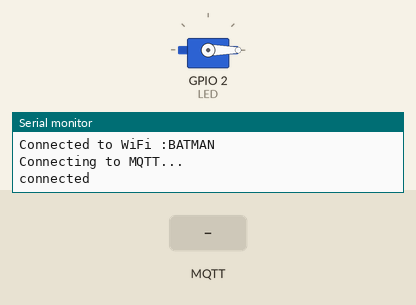
A sketch run on a simulated ESP8266 (NodeMCU). On the bench: servo, the last lines printed to the serial monitor. The test bench sets the inputs (shaded band). WiFi joins after 1.5 s; servers stay silent unless stated; no MQTT or app messages arrive unless stated.

Above: at 4.7 s.
4.8 s: MQTT message "#on3" arrives on the first subscribed topic
At 5.5 s:
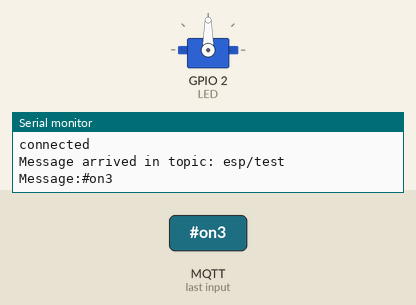
6.3 s: MQTT message "#off3" arrives on the first subscribed topic
At 6.6 s:
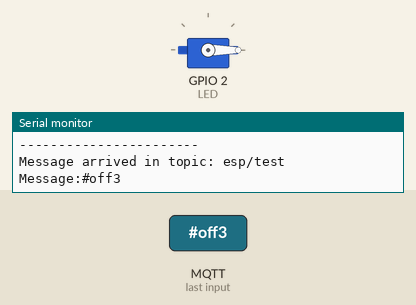
Timing chart, 0 to 9.3 s (numbered marks = the images above; inputs shaded):
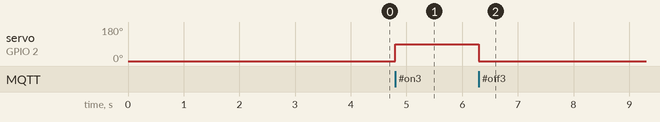

Measured:
- after the input at 4.8 s, servo on GPIO 2 (LED): 0° → 90° at once
- after the input at 6.3 s, servo on GPIO 2 (LED): 90° → 0° at once

The sketch:

servo.ino
```cpp
#include <ESP8266WiFi.h>
#include <PubSubClient.h>
#include <Servo.h>

Servo servo;

#define LED 2 // pin no.2

//Enter your wifi credentials
const char* ssid = "BATMAN";
const char* password = "ramesh123";

//Enter your mqtt server configurations
const char* mqttServer = "tailor.cloudmqtt.com";    //Enter Your mqttServer address
const int mqttPort = 13534;       //Port number
const char* mqttUser = "whzdnyzv";
const char* mqttPassword = "kAbninqGe4us";

WiFiClient espClient3;
PubSubClient client(espClient3);

void setup() {
  servo.attach(2); //D4
  servo.write(0);
  delay(2000);
  delay(10);
  pinMode(LED,OUTPUT); // defines the output for the pin
  digitalWrite(LED,HIGH);
  Serial.begin(115200);

  WiFi.begin(ssid, password);

  while (WiFi.status() != WL_CONNECTED) {
    delay(500);
    Serial.println("Connecting to WiFi..");
  }
  Serial.print("Connected to WiFi :");
  Serial.println(WiFi.SSID());

  client.setServer(mqttServer, mqttPort);
  client.setCallback(MQTTcallback);

  while (!client.connected()) {
    Serial.println("Connecting to MQTT...");

    if (client.connect("ESP82662", mqttUser, mqttPassword )) {

      Serial.println("connected");

    } else {

      Serial.print("failed with state ");
      Serial.println(client.state());  //If you get state 5: mismatch in configuration
      delay(2000);

    }
  }

  client.publish("esp/test", "Hello from ESP8266");
  client.subscribe("esp/test");

}

void MQTTcallback(char* topic, byte* payload, unsigned int length) {

  Serial.print("Message arrived in topic: ");
  Serial.println(topic);

  Serial.print("Message:");

  String message;
  for (int i = 0; i < length; i++) {
    message = message + (char)payload[i];  //Conver *byte to String
  }
   Serial.print(message);
  if(message == "#on3") {digitalWrite(LED,LOW);servo.write(90); delay(1000);}   //LED on
  if(message == "#off3") {digitalWrite(LED,HIGH);servo.write(0);delay(1000);} //LED off

  Serial.println();
  Serial.println("-----------------------");
}

void loop() {
  client.loop();
}
```
